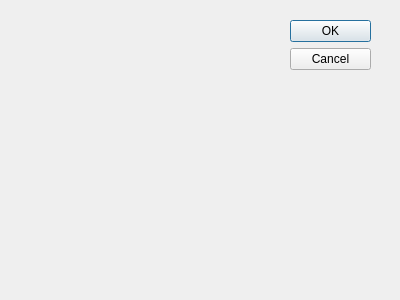
<ui version="4.0">
 <author/>
 <comment/>
 <exportmacro/>
 <class>NewGameDialog</class>
 <widget class="QDialog" name="NewGameDialog">
  <property name="geometry">
   <rect>
    <x>0</x>
    <y>0</y>
    <width>400</width>
    <height>300</height>
   </rect>
  </property>
  <property name="windowTitle">
   <string>Dialog</string>
  </property>
  <widget class="QDialogButtonBox" name="buttonBox">
   <property name="geometry">
    <rect>
     <x>290</x>
     <y>20</y>
     <width>81</width>
     <height>241</height>
    </rect>
   </property>
   <property name="orientation">
    <enum>Qt::Vertical</enum>
   </property>
   <property name="standardButtons">
    <set>QDialogButtonBox::Cancel|QDialogButtonBox::Ok</set>
   </property>
  </widget>
 </widget>
 <pixmapfunction/>
 <resources/>
 <connections>
  <connection>
   <sender>buttonBox</sender>
   <signal>accepted()</signal>
   <receiver>NewGameDialog</receiver>
   <slot>accept()</slot>
   <hints>
    <hint type="sourcelabel">
     <x>248</x>
     <y>254</y>
    </hint>
    <hint type="destinationlabel">
     <x>157</x>
     <y>274</y>
    </hint>
   </hints>
  </connection>
  <connection>
   <sender>buttonBox</sender>
   <signal>rejected()</signal>
   <receiver>NewGameDialog</receiver>
   <slot>reject()</slot>
   <hints>
    <hint type="sourcelabel">
     <x>316</x>
     <y>260</y>
    </hint>
    <hint type="destinationlabel">
     <x>286</x>
     <y>274</y>
    </hint>
   </hints>
  </connection>
 </connections>
</ui>
